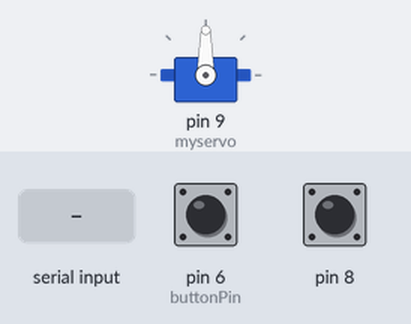
The sketch below on a simulated Arduino Uno, built with avr-gcc and run on an emulated ATmega328P. Shown: servo. The test bench sets the inputs (shaded band); at power-on: pin 6 (buttonPin) HIGH, pin 8 HIGH. What the sketch prints to the serial monitor is not drawn.

Above: at 1.8 s.
1.9 s: pin 6 (buttonPin) pulled LOW for 1 s
At 3.5 s:
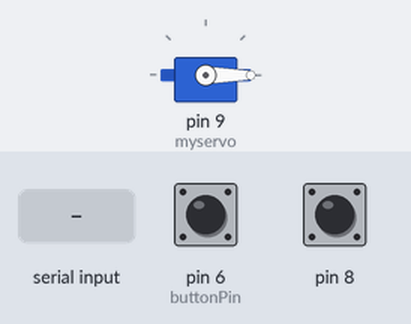
4.4 s: "WOW" received over the second serial link
8.5 s: "no" received over the second serial link
12.9 s: pin 6 (buttonPin) pulled LOW for 1 s
Timing chart, 0 to 15.9 s (numbered marks = the images above; inputs shaded):
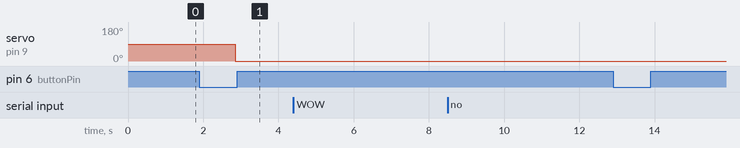

Measured:
- after the input at 1.9 s, servo on pin 9 (myservo): 90° → 0° after 0.95 s
- after the input at 4.4 s, every drawn part: stays the same
- after the input at 8.5 s, every drawn part: stays the same
- after the input at 12.9 s, every drawn part: stays the same

The sketch:

arduino.ino
```cpp
/*
 # Product: NFC Module for Arduino
 # SKU    : DFR0231

 command list:
 #wake up reader
 send: 55 55 00 00 00 00 00 00 00 00 00 00 00 00 00 00 ff 03 fd d4 14 01 17 00
 return: 00 00 FF 00 FF 00 00 00 FF 02 FE D5 15 16 00

 #get firmware
 send: 00 00 FF 02 FE D4 02 2A 00
 return: 00 00 FF 00 FF 00 00 00 FF 06 FA D5 03 32 01 06 07 E8 00

 #read the tag
 send: 00 00 FF 04 FC D4 4A 01 00 E1 00
 return: 00 00 FF 00 FF 00 00 00 FF 0C F4 D5 4B 01 01 00 04 08 04 XX XX XX XX 5A 00
 XX is tag.
 mine:   00 00 FF 00 FF 00 00 00 FF 0C F4 D5 4B 01 01 00 04 08 04 07 8C FC 4F F0 00
 (In this program, I'll use XX XX XX XX 5A as tag ID)
 */

#define wake_result 15
#define firmware_result 19
#define tag_result 25

#include <Servo.h>
#include <SoftwareSerial.h>

const unsigned char wake[24]={
  0x55, 0x55, 0x00, 0x00, 0x00, 0x00, 0x00, 0x00, 0x00, 0x00, \
0x00, 0x00, 0x00, 0x00, 0x00, 0x00, 0xff, 0x03, 0xfd, 0xd4, 0x14, 0x01, 0x17, 0x00};//wake up NFC module
const unsigned char firmware[9]={
  0x00, 0x00, 0xFF, 0x02, 0xFE, 0xD4, 0x02, 0x2A, 0x00};//
const unsigned char tag[11]={
  0x00, 0x00, 0xFF, 0x04, 0xFC, 0xD4, 0x4A, 0x01, 0x00, 0xE1, 0x00};//detecting tag command
const unsigned char std_ACK[25] = {
  0x00, 0x00, 0xFF, 0x00, 0xFF, 0x00, 0x00, 0x00, 0xFF, 0x0C, \
0xF4, 0xD5, 0x4B, 0x01, 0x01, 0x00, 0x04, 0x08, 0x04, 0x00, 0x00, 0x00, 0x00, 0x4b, 0x00};
unsigned char old_id[5];
unsigned char cur_id[5];

String cardid ="0";
String who="WOW";    //등록된 NFC 카드가 태깅되었을 때

unsigned char receive_ACK[25];//Command receiving buffer

int pos = 0;    // variable to store the servo position
int sensorPin = A0;
int val;
int buttonPin = 6;
byte leds = 0;

String family;

int mark=0;
int check=0;

SoftwareSerial BTSerial(2, 3);

Servo myservo;  // create servo object to control a servo
// twelve servo objects can be created on most boards

void setup()
{
   myservo.attach(9);  // attaches the servo on pin 9 to the servo object

  Serial.begin(115200);   // open serial with PC
  delay(100);
  BTSerial.begin(9600);
  Serial.println("Hello!");
  Serial.println("wake card");
  delay(100);  // give delay before sending command bytes
  wake_card();
  delay(100);
  read_ACK(wake_result);
  delay(100);
  display(wake_result);

  firmware_version();
  delay(100);
  read_ACK(firmware_result);
  delay(100);
  display(firmware_result);

  pinMode(8, INPUT_PULLUP);

  pinMode(buttonPin, INPUT_PULLUP);
}

// scan NFC tag every second
void loop()
{
  send_tag();
  read_ACK(tag_result);
  read_id();

  if (!no_detection()) {       //NFC 카드 태그했을 경우
    print_id();

    if((mark==1)&&(check==1))
    {
      who = "no";
      check=0;
      mark=0;
      }
  }

  delay(1000);

  if((cardid=="4906424277"||cardid=="4657524277"||cardid=="41207424277"||cardid=="4718824277"||cardid=="1")&&(check!=1))
  {
      Serial.println("WOW");
      who = "WOW";
      if(cardid=="4906424277")
      {
          family = "mom";
          check=1;
      }
     else if(cardid=="4657524277")
     {
         family = "dad";
         check=1;
      }
     else if(cardid=="41207424277")
     {
        family = "sister";
        check=1;
      }
      else if(cardid=="4718824277")
      {
         family = "brother";
         check=1;
      }


      if(!no_detection())
      {
          who_family();
      }

  }
  else
  {
      Serial.println("no");
      who = "no";
  }


  val = digitalRead(8);
  Serial.println(val);
  delay(100);

  if(who=="WOW")
  {
      myservo.write(0);              // tell servo to go to position in variable 'pos'
      delay(1000);

      if((val==0)&&(mark!=1))
      {
        delay(5000);
        cardid="0";
        check=0;
      }
  }
  else if(who=="no")
  {

    if(cardid=="1")
    {
      mark=1;
      check=0;
      }
      else{
    myservo.write(90);              // tell servo to go to position in variable 'pos'
    delay(15);
      }
  }

  //delay(1000);

 // BT –> Data –> Serial
  if (BTSerial.available()) {
    //Serial.flush();
    Serial.write(BTSerial.read());
  }
  // Serial –> Data –> BT
  if (Serial.available()) {
    //BTSerial.println("chicken\n");
    //BTSerial.println(val);           //문열림닫힘: int val; (닫힘: 0, 열림: 1)
   // BTSerial.println(cardid);        //카드아이디: String cardid;
  // BTSerial.println(family);
  }

  if(digitalRead(buttonPin)==LOW)    //버튼이 눌렸을 경우
  {
      Serial.println("push");
      myservo.write(0);

     if(mark==0)
     {
         cardid="1";
         mark=1;
     }
     else
     {
         cardid="1";
         mark=0;
         //check=0;
      }
  }
}

void UART_Send_Byte(unsigned char command_data)
{//send byte to device
  Serial.write(command_data);
  Serial.flush();// complete the transmission of outgoing serial data
}

void wake_card(void)
{//send wake[] to device
  unsigned char i;
  for(i=0;i<24;i++) //send command
    UART_Send_Byte(wake[i]);
}

void firmware_version(void)
{//send firmware[] to device
  unsigned char i;
  for(i=0;i<9;i++) //send command
    UART_Send_Byte(firmware[i]);
}

void send_tag(void)
{//send tag[] to device
  unsigned char i;
  for(i=0;i<11;i++) //send command
    UART_Send_Byte(tag[i]);
}

void read_ACK(unsigned char temp)
{//read ACK into reveive_ACK[]
  //Serial.println("read the result");
  unsigned char i;
  for(i=0;i<temp;i++) {
    receive_ACK[i]= Serial.read();
  }
}

void display(unsigned char tem)
{
  for (int i=0;i<tem;i++)
  {
    if (receive_ACK[i] < 16) // to make 2 digits
      Serial.print("0");
    Serial.print(receive_ACK[i], HEX);
    if (i<(tem-1)) Serial.print(" ");
  }
  Serial.println();
}

void copy_id (void)
{//save old id
  int i;
  for (i=0 ; i<5 ; i++) {
    old_id[i] = cur_id[i];
  }
}

// read tag id from tag values
void read_id (void) {
  int ai, ci;
  for (ci=0, ai=19; ci<5; ci++,ai++) {
    cur_id[ci] = receive_ACK[ai];
  }
}

//return true if find id is old
char same_id (void)
{
  int ai, oi;
  for (oi=0,ai=19; oi<5; oi++,ai++) {
    if (old_id[oi] != receive_ACK[ai])
      return 0;
  }
  return 1;
}

// true if tag is FF FF FF FF FF
char no_detection(void) {
  int i;
  for (i=0 ; i<sizeof(cur_id) ; i++) {
    if (cur_id[i] != 255)  // FF
      return 0;
  }
  return 1;
}

void print_id() {
  for (int i=0 ; i<sizeof(cur_id) ; i++) {
    if(i == 0){
      cardid = "";
    }
    if (cur_id[i] < 16) // to make 2 digits
    {
      Serial.print("0");
      BTSerial.print("0");
   }
    Serial.print(cur_id[i], HEX);
    BTSerial.print(cur_id[i], HEX);

    if (i<(sizeof(cur_id)-1))
    {
      Serial.print(" ");
      BTSerial.print(" ");
    }
     cardid += cur_id[i];
    if(i<6)
    {
//    cardid += cur_id[i];
    }
  }

  Serial.println();
  BTSerial.println();

}

void who_family()
{
   BTSerial.println(family);
  }
```
